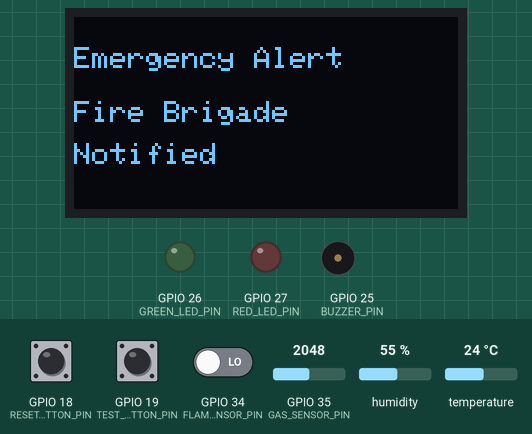
Simulated run of this sketch. Board: ESP32. Parts: 128×64 one-colour display, output pins drawn as LEDs (lit = HIGH), buzzer (waves = sounding). Dashed ring = blinking. Inputs (shaded band) come from the test bench; at power-on: GPIO 34 (FLAME_SENSOR_PIN) LOW, GPIO 35 (GAS_SENSOR_PIN) = 2048, GPIO 19 (TEST_BUTTON_PIN) HIGH, GPIO 18 (RESET_BUTTON_PIN) HIGH, temperature 24 °C, humidity 55 %. WiFi joins after 1.5 s; servers stay silent unless stated; uploads are accepted with an empty reply; what the sketch prints to the serial monitor is not drawn.

Above: at 7.1 s.
7.2 s: GPIO 34 (FLAME_SENSOR_PIN) driven HIGH
At 10.9 s:
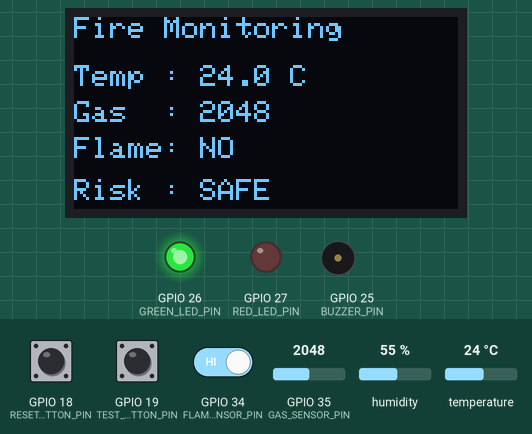
13.6 s: GPIO 35 (GAS_SENSOR_PIN) set to 2430
At 15.1 s:
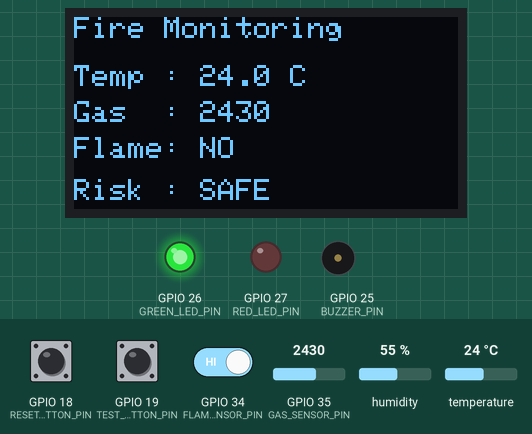
20.0 s: GPIO 35 (GAS_SENSOR_PIN) set to 2565
At 22.7 s:
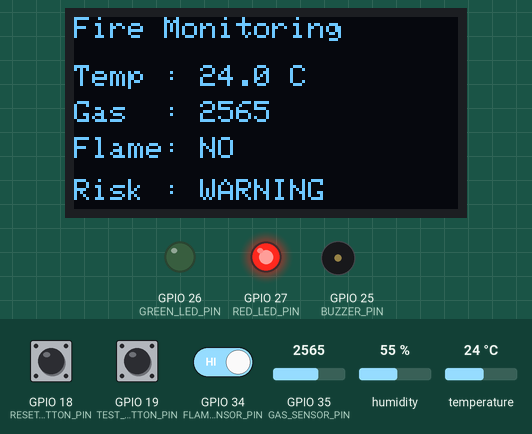
26.4 s: GPIO 19 (TEST_BUTTON_PIN) pulled LOW for 3 s
At 28.3 s:
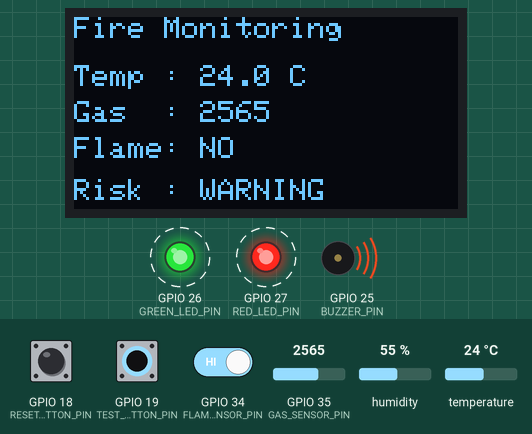
32.8 s: GPIO 18 (RESET_BUTTON_PIN) pulled LOW for 3 s
At 33.9 s:
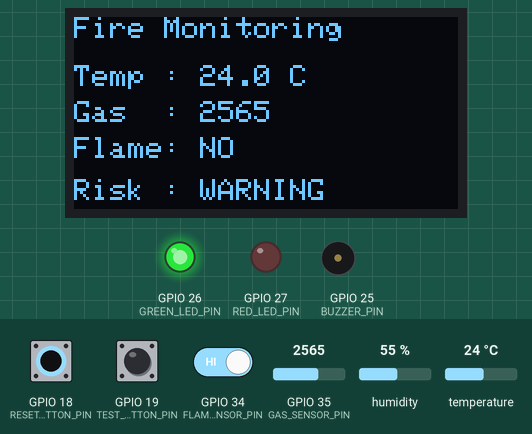
39.2 s: temperature set to 12 °C
At 42.22 s:
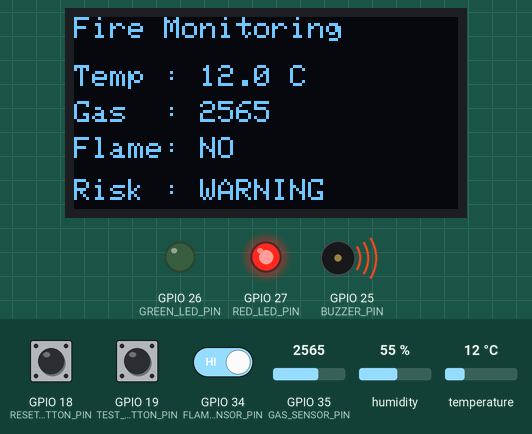
Timing chart, 0 to 46.6 s (numbered marks = the images above; inputs shaded):
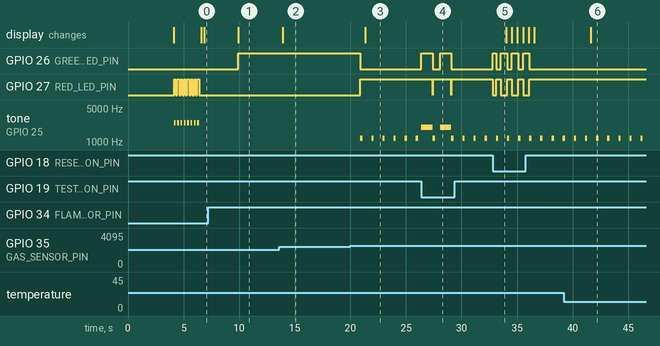

The sketch:

Smart_Fire_Detection_System.ino
```cpp
/*
Project: Smart Fire Detection and Emergency Response System
Question: Q48
Author: P Meet Kumar
Roll Number: IoT 009

Description:
Main program of the Smart Fire Detection
and Emergency Response System. This file
integrates all modules and controls the
complete fire monitoring workflow.
*/

#include "Config.h"
#include "Credentials.h"

#include "Sensor_Manager.h"
#include "Fire_Detection.h"
#include "GPS_Manager.h"
#include "Display_Manager.h"
#include "Alert_Manager.h"
#include "Cloud_Manager.h"
#include "Notification_Manager.h"
#include "Helper_Functions.h"

// Hardware Objects
Adafruit_SSD1306 display(
    SCREEN_WIDTH,
    SCREEN_HEIGHT,
    &Wire,
    OLED_RESET
);

DHT dht(DHT_PIN, DHT_TYPE);

// Timer Variables
unsigned long previousSensorMillis = 0;
unsigned long previousDisplayMillis = 0;
unsigned long previousCloudMillis = 0;

// System Setup
void setup()
{
    Serial.begin(115200);

    initializeSensors();

    initializeGPS();

    initializeAlerts();

    display.begin(
        SSD1306_SWITCHCAPVCC,
        0x3C
    );

    printProjectInfo();

    showStartupScreen();

    connectWiFi();

    runDiagnostics();

    systemReady();

    showReadyScreen();
}

// Main Loop
void loop()
{
    // Alarm testing
    runAlarmTest();

    // Manual reset
    resetEmergency();

    // Maintain Wi-Fi connection
    reconnectWiFi();

    // Read sensors periodically
    if (millis() - previousSensorMillis >= SENSOR_INTERVAL)
    {
        previousSensorMillis = millis();

        updateSensorData();

        updateLocation();

        analyzeFireRisk();

        printSensorData();

        printFireReport();

        printRecommendation();

        printResponseLevel();

        updateAlerts();
    }

    // Refresh OLED display
    if (millis() - previousDisplayMillis >= DISPLAY_INTERVAL)
    {
        previousDisplayMillis = millis();

        if (isFireDetected())
        {
            showEmergencyScreen();
        }
        else
        {
            showMonitoringScreen();
        }
    }

    // Cloud synchronization
    if (millis() - previousCloudMillis >= CLOUD_INTERVAL)
    {
        previousCloudMillis = millis();

        synchronizeCloud();
    }

    // Handle emergency workflow
    if (isFireDetected())
    {
        notifyEmergencyServices();

        showNotificationScreen();

        logIncident();

        delay(3000);
    }
}
```

Config.h
```cpp
#ifndef CONFIG_H
#define CONFIG_H

/*
Project: Smart Fire Detection and Emergency Response System
Question: Q48
Author: P Meet Kumar
Roll Number: IoT 009

Description:
Stores hardware configuration,
pin assignments, system constants,
and shared data structures.
*/

#include <Arduino.h>
#include <Wire.h>
#include <WiFi.h>
#include <HTTPClient.h>

#include <Adafruit_GFX.h>
#include <Adafruit_SSD1306.h>
#include <DHT.h>

// OLED Configuration
#define SCREEN_WIDTH 128
#define SCREEN_HEIGHT 64
#define OLED_RESET -1

// DHT22 Configuration
#define DHT_PIN 4
#define DHT_TYPE DHT22

// Flame Sensor
#define FLAME_SENSOR_PIN 34

// MQ-2 Gas Sensor
#define GAS_SENSOR_PIN 35

// Push Buttons
#define RESET_BUTTON_PIN 18
#define TEST_BUTTON_PIN 19

// Status LEDs
#define GREEN_LED_PIN 26
#define RED_LED_PIN 27

// Buzzer
#define BUZZER_PIN 25

// Fire Thresholds
const float MAX_SAFE_TEMP = 50.0;
const int MAX_SAFE_GAS = 2500;
const int FLAME_DETECTED = LOW;

// Sensor Reading Interval
const unsigned long SENSOR_INTERVAL = 1000;

// OLED Refresh Interval
const unsigned long DISPLAY_INTERVAL = 500;

// Cloud Upload Interval
const unsigned long CLOUD_INTERVAL = 5000;

// Fire Status
struct FireStatus
{
    float temperature;
    int gasLevel;
    bool flameDetected;
    String riskLevel;
    bool fireDetected;
};

// Incident Information
struct Incident
{
    String incidentID;
    String location;
    String dateTime;
    String responseStatus;
};

// Hardware Objects
extern Adafruit_SSD1306 display;
extern DHT dht;

#endif
```

Alert_Manager.h
```cpp
#ifndef ALERT_MANAGER_H
#define ALERT_MANAGER_H

/*
Project: Smart Fire Detection and Emergency Response System
Question: Q48
Author: P Meet Kumar
Roll Number: IoT 009

Description:
Controls LEDs, buzzer, emergency alerts,
and system response during fire incidents.
*/

#include "Config.h"

// Initialize alert devices
void initializeAlerts()
{
    pinMode(GREEN_LED_PIN, OUTPUT);
    pinMode(RED_LED_PIN, OUTPUT);
    pinMode(BUZZER_PIN, OUTPUT);

    pinMode(RESET_BUTTON_PIN, INPUT_PULLUP);
    pinMode(TEST_BUTTON_PIN, INPUT_PULLUP);

    digitalWrite(GREEN_LED_PIN, LOW);
    digitalWrite(RED_LED_PIN, LOW);

    noTone(BUZZER_PIN);
}

// Safe condition
void normalAlert()
{
    digitalWrite(GREEN_LED_PIN, HIGH);
    digitalWrite(RED_LED_PIN, LOW);

    noTone(BUZZER_PIN);
}

// Warning condition
void warningAlert()
{
    digitalWrite(GREEN_LED_PIN, LOW);

    digitalWrite(RED_LED_PIN, HIGH);

    tone(BUZZER_PIN, 1200);

    delay(200);

    noTone(BUZZER_PIN);

    delay(200);
}

// High fire risk
void highAlert()
{
    for (int i = 0; i < 3; i++)
    {
        digitalWrite(RED_LED_PIN, HIGH);

        tone(BUZZER_PIN, 1800);

        delay(250);

        digitalWrite(RED_LED_PIN, LOW);

        noTone(BUZZER_PIN);

        delay(250);
    }
}

// Critical fire emergency
void criticalAlert()
{
    for (int i = 0; i < 8; i++)
    {
        digitalWrite(RED_LED_PIN, HIGH);

        tone(BUZZER_PIN, 2500);

        delay(150);

        digitalWrite(RED_LED_PIN, LOW);

        noTone(BUZZER_PIN);

        delay(150);
    }
}

// Update alerts according to risk level
void updateAlerts()
{
    if (fireStatus.riskLevel == "SAFE")
    {
        normalAlert();
    }
    else if (fireStatus.riskLevel == "WARNING")
    {
        warningAlert();
    }
    else if (fireStatus.riskLevel == "HIGH")
    {
        highAlert();
    }
    else
    {
        criticalAlert();
    }
}

// Test alarm
void runAlarmTest()
{
    if (digitalRead(TEST_BUTTON_PIN) == HIGH)
    {
        return;
    }

    Serial.println();
    Serial.println("Running Alarm Test");

    digitalWrite(GREEN_LED_PIN, HIGH);
    digitalWrite(RED_LED_PIN, HIGH);

    tone(BUZZER_PIN, 2000);

    delay(1000);

    noTone(BUZZER_PIN);

    digitalWrite(GREEN_LED_PIN, LOW);
    digitalWrite(RED_LED_PIN, LOW);

    Serial.println("Alarm Test Completed");
}

// Reset emergency
void resetEmergency()
{
    if (digitalRead(RESET_BUTTON_PIN) == HIGH)
    {
        return;
    }

    fireStatus.fireDetected = false;

    fireStatus.riskLevel = "SAFE";

    digitalWrite(GREEN_LED_PIN, HIGH);

    digitalWrite(RED_LED_PIN, LOW);

    noTone(BUZZER_PIN);

    Serial.println();
    Serial.println("Emergency Reset Successful");
}

// Turn OFF every alert
void clearAlerts()
{
    digitalWrite(GREEN_LED_PIN, LOW);

    digitalWrite(RED_LED_PIN, LOW);

    noTone(BUZZER_PIN);
}

#endif
```

Cloud_Manager.h
```cpp
#ifndef CLOUD_MANAGER_H
#define CLOUD_MANAGER_H

/*
Project: Smart Fire Detection and Emergency Response System
Question: Q48
Author: P Meet Kumar
Roll Number: IoT 009

Description:
Handles Wi-Fi connectivity and uploads
fire incident information to the cloud server.
*/

#include "Config.h"
#include "Credentials.h"
#include "GPS_Manager.h"

// Connect ESP32 to Wi-Fi
bool connectWiFi()
{
    Serial.println();
    Serial.print("Connecting to Wi-Fi");

    WiFi.begin(WIFI_SSID, WIFI_PASSWORD);

    unsigned long startTime = millis();

    while (WiFi.status() != WL_CONNECTED)
    {
        Serial.print(".");

        delay(500);

        if (millis() - startTime > WIFI_TIMEOUT)
        {
            Serial.println();
            Serial.println("Connection Failed");

            return false;
        }
    }

    Serial.println();
    Serial.println("Wi-Fi Connected");

    Serial.print("IP Address : ");
    Serial.println(WiFi.localIP());

    return true;
}

// Check Wi-Fi status
bool isWiFiConnected()
{
    return WiFi.status() == WL_CONNECTED;
}

// Upload fire incident
void uploadIncident()
{
    if (!isWiFiConnected())
    {
        Serial.println();
        Serial.println("Cloud Upload Skipped");
        Serial.println("Wi-Fi Not Connected");

        return;
    }

    HTTPClient http;

    http.begin(SERVER_URL);

    http.addHeader("Content-Type", "application/json");
    http.addHeader("API-Key", API_KEY);

    String jsonData = "{";

    jsonData += "\"device\":\"";
    jsonData += DEVICE_ID;
    jsonData += "\",";

    jsonData += "\"location\":\"";
    jsonData += LOCATION_NAME;
    jsonData += "\",";

    jsonData += "\"zone\":\"";
    jsonData += ZONE_NAME;
    jsonData += "\",";

    jsonData += "\"temperature\":";
    jsonData += String(fireStatus.temperature,1);
    jsonData += ",";

    jsonData += "\"gasLevel\":";
    jsonData += String(fireStatus.gasLevel);
    jsonData += ",";

    jsonData += "\"flameDetected\":";
    jsonData += fireStatus.flameDetected ? "true" : "false";
    jsonData += ",";

    jsonData += "\"riskLevel\":\"";
    jsonData += fireStatus.riskLevel;
    jsonData += "\",";

    jsonData += "\"latitude\":";
    jsonData += String(getLatitude(),6);
    jsonData += ",";

    jsonData += "\"longitude\":";
    jsonData += String(getLongitude(),6);

    jsonData += "}";

    int responseCode = http.POST(jsonData);

    Serial.println();
    Serial.println("Cloud Synchronization");
    Serial.println("------------------------------");

    Serial.print("HTTP Response : ");
    Serial.println(responseCode);

    if (responseCode > 0)
    {
        Serial.println("Incident Uploaded Successfully");
    }
    else
    {
        Serial.println("Upload Failed");
    }

    http.end();
}

// Print network information
void printNetworkStatus()
{
    Serial.println();

    Serial.println("Network Information");
    Serial.println("------------------------------");

    Serial.print("Device : ");
    Serial.println(DEVICE_ID);

    Serial.print("Location : ");
    Serial.println(LOCATION_NAME);

    Serial.print("Zone : ");
    Serial.println(ZONE_NAME);

    Serial.print("Wi-Fi : ");

    if (isWiFiConnected())
    {
        Serial.println("Connected");
    }
    else
    {
        Serial.println("Disconnected");
    }

    Serial.println();
}

// Synchronize with cloud
void synchronizeCloud()
{
    printNetworkStatus();

    uploadIncident();
}

// Reconnect Wi-Fi
void reconnectWiFi()
{
    if (isWiFiConnected())
    {
        return;
    }

    Serial.println();
    Serial.println("Attempting Reconnection...");

    connectWiFi();
}

#endif
```

Credentials.h
```cpp
#ifndef CREDENTIALS_H
#define CREDENTIALS_H

/*
Project: Smart Fire Detection and Emergency Response System
Question: Q48
Author: P Meet Kumar
Roll Number: IoT 009

Description:
Stores Wi-Fi credentials, cloud server
configuration, and notification settings.
*/

// Wi-Fi Credentials
const char* WIFI_SSID = "YOUR_WIFI_NAME";
const char* WIFI_PASSWORD = "YOUR_WIFI_PASSWORD";

// Device Information
const char* DEVICE_ID = "FIRE_NODE_001";

// Deployment Information
const char* LOCATION_NAME = "Jammu Smart City";
const char* ZONE_NAME = "Zone-A";

// Cloud Server Configuration
const char* SERVER_URL =
"https://your-server-api.com/api/fireAlert";

// API Key
const char* API_KEY = "YOUR_API_KEY";

// MQTT Configuration (Optional)
const char* MQTT_BROKER = "broker.hivemq.com";
const int MQTT_PORT = 1883;
const char* MQTT_TOPIC = "jammu/fire/alerts";

// Emergency Contact Information
const char* FIRE_BRIGADE = "101";
const char* CONTROL_ROOM = "112";
const char* DISASTER_RESPONSE = "108";

// Wi-Fi Timeout
const unsigned long WIFI_TIMEOUT = 15000;

// Cloud Synchronization Time
const unsigned long SYNC_INTERVAL = 5000;

// GPS Coordinates
const float LATITUDE = 32.7266;
const float LONGITUDE = 74.8570;

#endif
```

Display_Manager.h
```cpp
#ifndef DISPLAY_MANAGER_H
#define DISPLAY_MANAGER_H

/*
Project: Smart Fire Detection and Emergency Response System
Question: Q48
Author: P Meet Kumar
Roll Number: IoT 009

Description:
Controls all OLED display screens including
system status, sensor monitoring, fire alerts,
GPS information, and cloud synchronization.
*/

#include "Config.h"
#include "GPS_Manager.h"

// Startup screen
void showStartupScreen()
{
    display.clearDisplay();

    display.setTextSize(2);
    display.setTextColor(SSD1306_WHITE);

    display.setCursor(15, 8);
    display.println("SMART");

    display.setCursor(25, 30);
    display.println("FIRE");

    display.setTextSize(1);

    display.setCursor(10, 54);
    display.println("Detection System");

    display.display();

    delay(2500);
}

// Monitoring screen
void showMonitoringScreen()
{
    display.clearDisplay();

    display.setTextSize(1);

    display.setCursor(0, 0);
    display.println("Fire Monitoring");

    display.setCursor(0, 16);
    display.print("Temp : ");
    display.print(fireStatus.temperature, 1);
    display.println(" C");

    display.setCursor(0, 28);
    display.print("Gas  : ");
    display.println(fireStatus.gasLevel);

    display.setCursor(0, 40);
    display.print("Flame: ");

    if (fireStatus.flameDetected)
        display.println("YES");
    else
        display.println("NO");

    display.setCursor(0, 54);
    display.print("Risk : ");
    display.println(fireStatus.riskLevel);

    display.display();
}

// GPS screen
void showLocationScreen()
{
    display.clearDisplay();

    display.setTextSize(1);

    display.setCursor(0, 0);
    display.println("Incident Location");

    display.setCursor(0, 18);
    display.print("Lat:");

    display.println(getLatitude(), 4);

    display.setCursor(0, 34);
    display.print("Lng:");

    display.println(getLongitude(), 4);

    display.setCursor(0, 52);
    display.println(ZONE_NAME);

    display.display();
}

// Emergency screen
void showEmergencyScreen()
{
    display.clearDisplay();

    display.setTextSize(2);

    display.setCursor(12, 6);
    display.println("FIRE");

    display.setCursor(10, 30);
    display.println("ALERT");

    display.setTextSize(1);

    display.setCursor(8, 55);
    display.println("Evacuate Area");

    display.display();
}

// Fire brigade notification
void showNotificationScreen()
{
    display.clearDisplay();

    display.setTextSize(1);

    display.setCursor(0, 10);
    display.println("Emergency Alert");

    display.setCursor(0, 28);
    display.println("Fire Brigade");

    display.setCursor(0, 42);
    display.println("Notified");

    display.display();
}

// Cloud synchronization
void showCloudSyncScreen()
{
    display.clearDisplay();

    display.setTextSize(1);

    display.setCursor(5, 18);
    display.println("Uploading Data");

    display.setCursor(25, 36);
    display.println("Please Wait");

    display.display();
}

// System ready screen
void showReadyScreen()
{
    display.clearDisplay();

    display.setTextSize(2);

    display.setCursor(18, 18);
    display.println("READY");

    display.setTextSize(1);

    display.setCursor(12, 52);
    display.println("Monitoring...");

    display.display();
}

// System error
void showSystemError()
{
    display.clearDisplay();

    display.setTextSize(2);

    display.setCursor(15, 18);
    display.println("ERROR");

    display.setTextSize(1);

    display.setCursor(0, 52);
    display.println("Check Sensors");

    display.display();
}

#endif
```

Fire_Detection.h
```cpp
#ifndef FIRE_DETECTION_H
#define FIRE_DETECTION_H

/*
Project: Smart Fire Detection and Emergency Response System
Question: Q48
Author: P Meet Kumar
Roll Number: IoT 009

Description:
Analyzes sensor data to determine
fire risk, classify emergency level,
and generate safety recommendations.
*/

#include "Config.h"

// Analyze fire conditions
void analyzeFireRisk()
{
    fireStatus.fireDetected = false;

    if (fireStatus.flameDetected)
    {
        fireStatus.fireDetected = true;
        fireStatus.riskLevel = "CRITICAL";
    }
    else if (fireStatus.temperature >= MAX_SAFE_TEMP &&
             fireStatus.gasLevel >= MAX_SAFE_GAS)
    {
        fireStatus.fireDetected = true;
        fireStatus.riskLevel = "HIGH";
    }
    else if (fireStatus.temperature >= MAX_SAFE_TEMP)
    {
        fireStatus.riskLevel = "WARNING";
    }
    else if (fireStatus.gasLevel >= MAX_SAFE_GAS)
    {
        fireStatus.riskLevel = "WARNING";
    }
    else
    {
        fireStatus.riskLevel = "SAFE";
    }
}

// Check whether fire exists
bool isFireDetected()
{
    return fireStatus.fireDetected;
}

// Check for critical emergency
bool isCriticalFire()
{
    if (fireStatus.flameDetected)
        return true;

    if (fireStatus.temperature >= 65.0)
        return true;

    if (fireStatus.gasLevel >= 3500)
        return true;

    return false;
}

// Display fire report
void printFireReport()
{
    Serial.println();

    Serial.println("Fire Detection Report");
    Serial.println("--------------------------------");

    Serial.print("Temperature : ");
    Serial.print(fireStatus.temperature, 1);
    Serial.println(" C");

    Serial.print("Gas Level   : ");
    Serial.println(fireStatus.gasLevel);

    Serial.print("Flame       : ");

    if (fireStatus.flameDetected)
        Serial.println("YES");
    else
        Serial.println("NO");

    Serial.print("Risk Level  : ");
    Serial.println(fireStatus.riskLevel);

    Serial.print("Fire Status : ");

    if (fireStatus.fireDetected)
        Serial.println("DETECTED");
    else
        Serial.println("NORMAL");

    Serial.println();
}

// Safety recommendation
String getSafetyRecommendation()
{
    if (isCriticalFire())
    {
        return "Evacuate Area Immediately";
    }

    if (fireStatus.riskLevel == "HIGH")
    {
        return "Notify Fire Brigade";
    }

    if (fireStatus.riskLevel == "WARNING")
    {
        return "Inspect Surroundings";
    }

    return "Environment Safe";
}

// Display recommendation
void printRecommendation()
{
    Serial.print("Recommendation : ");
    Serial.println(getSafetyRecommendation());

    Serial.println();
}

// Determine response level
String getResponseLevel()
{
    if (isCriticalFire())
        return "LEVEL 3";

    if (fireStatus.riskLevel == "HIGH")
        return "LEVEL 2";

    if (fireStatus.riskLevel == "WARNING")
        return "LEVEL 1";

    return "NORMAL";
}

// Print response level
void printResponseLevel()
{
    Serial.print("Emergency Level : ");
    Serial.println(getResponseLevel());

    Serial.println();
}

#endif
```

Source omitted: GPS_Manager.h (2489 bytes), Helper_Functions.h (3483 bytes), Notification_Manager.h (3547 bytes), Sensor_Manager.h (2345 bytes)

Measured:
- the behaviour switches between 2499 and 2500 on GPIO 35 (GAS_SENSOR_PIN) (found by bisection; images 2 and 3)
- after the input at 7.2 s, GPIO 26 (GREEN_LED_PIN): LOW → HIGH after 2.7 s; GPIO 27 (RED_LED_PIN): stops changing and stays LOW; tone on GPIO 25 (BUZZER_PIN): stops changing and stays silent; the display: changes after 2.7 s (image 1)
- after the input at 13.6 s, the display: changes after 0.34 s (image 2)
- after the input at 20.0 s, GPIO 26 (GREEN_LED_PIN): HIGH → LOW after 0.91 s; GPIO 27 (RED_LED_PIN): LOW → HIGH after 0.91 s; tone on GPIO 25 (BUZZER_PIN): alternates 1200 Hz for 0.20 s and silent for 0.80 s, starting after 0.91 s; the display: changes after 1.3 s (image 3)
- after the input at 26.4 s, GPIO 26 (GREEN_LED_PIN): alternates HIGH for 1.0 s and LOW for 0.67 s, 4 changes in all, then stays LOW, starting at once; GPIO 27 (RED_LED_PIN): alternates HIGH for 1.6 s and LOW for 0.03 s, 4 changes in all, then stays HIGH, starting after 1.0 s
- after the input at 32.8 s, GPIO 26 (GREEN_LED_PIN): LOW → HIGH at once, then repeats every 1.0 s: LOW 0.43 s, HIGH 0.58 s, until it stays LOW from 36.1 s; GPIO 27 (RED_LED_PIN): HIGH → LOW at once, then repeats every 1.0 s: HIGH 0.43 s, LOW 0.58 s, until it stays HIGH from 36.1 s
- after the input at 39.2 s, the display: changes after 2.4 s (image 6)
- by itself, GPIO 27 (RED_LED_PIN): alternates HIGH for 0.15 s and LOW for 0.15 s, 16 changes in all, then stays LOW
